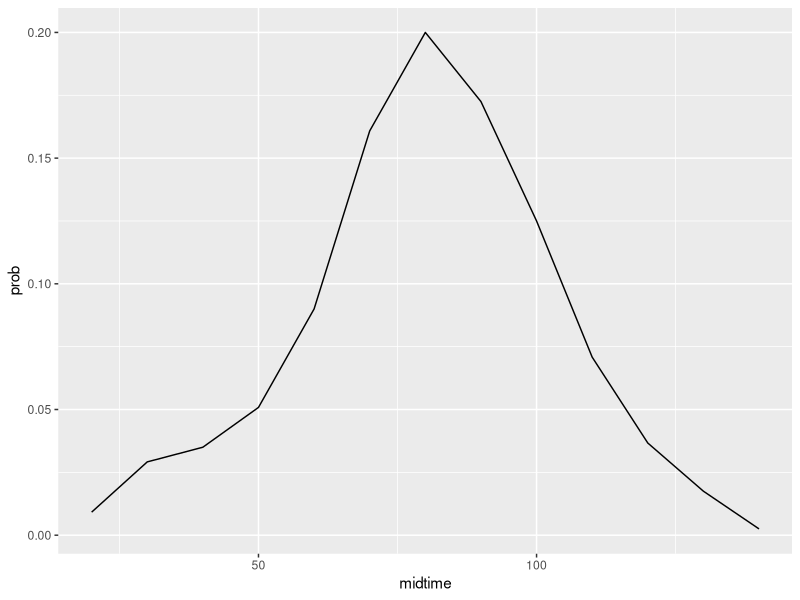
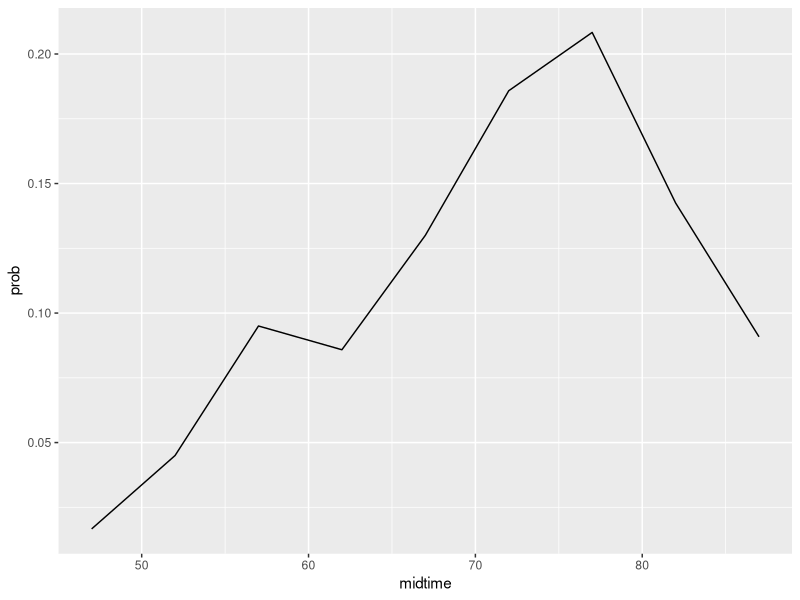
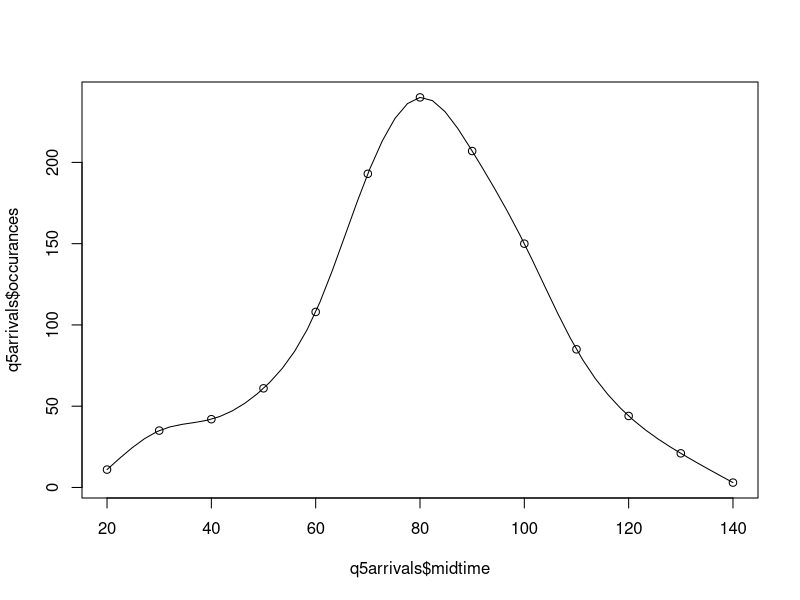
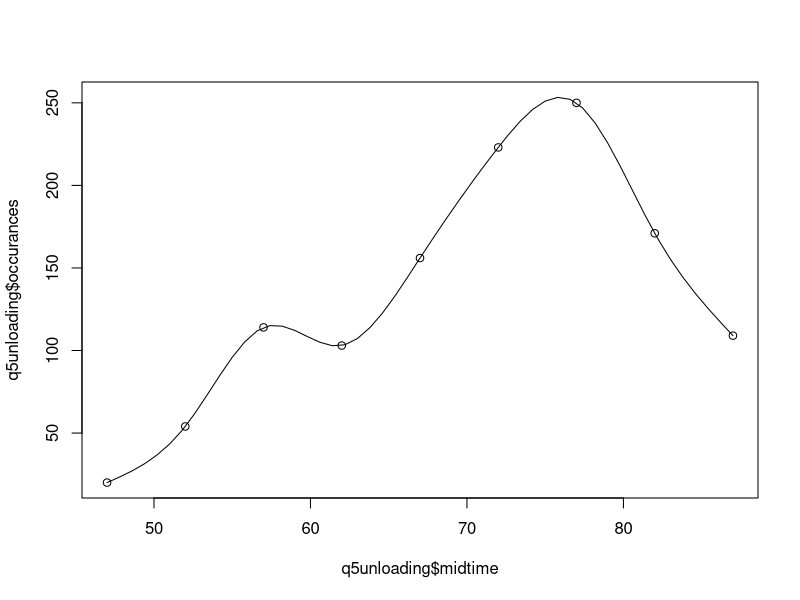

Source code (R) for these figures, in order:
## ---- chunk 1
library(ggplot2)
library(splines)
## ---- chunk 2
q1MC <- function(n){
  counter <- 0
  for(i in 1:n){
    x <- runif(1, min=0, max=1)   #random generate x
    y <- runif(1, min=0, max=1)   #random generate y
    if(x^2 + y^2 < 1){
      counter <- counter + 1
    }
  }
  counter / n * 4
}

q1table <- data.frame(n=c(seq(from = 500, to = 5000, by  = 500)))
q1table$estimatedpi <- 0

for(i in 1:10){
  q1table[i,2] <- q1MC(q1table[i,1])
}

q1table
## ---- chunk 3
q2a <- 1009
q2tablea <- data.frame(x=c(1:10))
q2tablea$x0 <- 0
q2tablea[1,2] <- q2a
for(i in 2:10){
  n <- i - 1
  j <- q2tablea[n,2]^2
  if(nchar(as.character(q2tablea[n,2]^2))<8){
    j <- paste('0', as.character(q2tablea[n,2]^2), sep="")}
  if(nchar(j)<8){
    j <- paste('0', j, sep="")}
  if(nchar(j)<8){
    j <- paste('0', j, sep="")}
  if(nchar(j)<8){
    j <- paste('0', j, sep="")}
  if(nchar(j)<8){
    j <- paste('0', j, sep="")}
  if(nchar(j)<8){
    j <- paste('0', j, sep="")}
  if(nchar(j)<8){
    j <- paste('0', j, sep="")}
  if(nchar(j)<8){
    j <- paste('0', j, sep="")}
  if(nchar(j)<8){
    j <- paste('0', j, sep="")}
  
  q2tablea[i,2] <- as.integer(substr(j, 3, 6))
}

q2tablea
## ---- chunk 4
q2b <- 653217
q2tableb <- data.frame(x=c(1:20))
q2tableb$x0 <- 0
q2tableb[1,2] <- q2b

for(i in 2:20){
  n <- i - 1
  j <- q2tableb[n,2]^2
  if(nchar(as.character(q2tableb[n,2]^2))<12){
    j <- paste('0', as.character(q2tableb[n,2]^2), sep="")}
  if(nchar(j)<12){
    j <- paste('0', j, sep="")}
  if(nchar(j)<12){
    j <- paste('0', j, sep="")}
  if(nchar(j)<12){
    j <- paste('0', j, sep="")}
  if(nchar(j)<12){
    j <- paste('0', j, sep="")}
  if(nchar(j)<12){
    j <- paste('0', j, sep="")}
  if(nchar(j)<12){
    j <- paste('0', j, sep="")}
  if(nchar(j)<12){
    j <- paste('0', j, sep="")}
  if(nchar(j)<12){
    j <- paste('0', j, sep="")}
  if(nchar(j)<12){
    j <- paste('0', j, sep="")}
  if(nchar(j)<12){
    j <- paste('0', j, sep="")}
  if(nchar(j)<12){
    j <- paste('0', j, sep="")}
  q2tableb[i,2] <- as.integer(substr(j, 3, 6))
}


q2tableb
## ---- chunk 5
q2c <- 3043
q2tablec <- data.frame(x=c(1:15))
q2tablec$x0 <- 0
q2tablec[1,2] <- q2c

for(i in 2:15){
  n <- i - 1
  j <- q2tablec[n,2]^2
  if(nchar(as.character(q2tablec[n,2]^2))<8){
    j <- paste('0', as.character(q2tablec[n,2]^2), sep="")}
  if(nchar(j)<8){
    j <- paste('0', j, sep="")}
  if(nchar(j)<8){
    j <- paste('0', j, sep="")}
  if(nchar(j)<8){
    j <- paste('0', j, sep="")}
  if(nchar(j)<8){
    j <- paste('0', j, sep="")}
  if(nchar(j)<8){
    j <- paste('0', j, sep="")}
  if(nchar(j)<8){
    j <- paste('0', j, sep="")}
  if(nchar(j)<8){
    j <- paste('0', j, sep="")}
  if(nchar(j)<8){
    j <- paste('0', j, sep="")}
  
  q2tablec[i,2] <- as.integer(substr(j, 3, 6))
}

q2tablec
## ---- chunk 6
q3 <- data.frame('Entry Name'=c('Eulers Folly', 'Leapin Leibniz', 'Newton Lobell', 'Count Cauchy', 'Pumped up Poisson', 'Loping LHopital', 'Steamin Stokes', 'Dancin Dantzig'), odds=c('7-1', '5-1', '9-1', '12-1', '4-1', '35-1', '15-1', '4-1'))
q3
## ---- chunk 7
#create cumulative sum probabilities of a win
q3$prob <-c(7/8, 5/6, 9/10, 12/13, 4/5, 35/36, 15/16, 4/5)
q3$weighted <- q3$prob / sum(q3$prob) #weighted probability of winning
q3$cumsum <- q3$weighted
for(i in 2:8){
  n <- i - 1
  q3[i, 5] <- q3[n,5]+q3[i,4]
  i <- i + 1
}
## ---- chunk 8
#monte carlo simulation
countera <- 0
counterb <- 0
counterc <- 0
counterd <- 0
countere <- 0
counterf <- 0
counterg <- 0
counterh <- 0

set.seed(123)
y <- 1
repeat{
  y <- y+1
  x <- runif(1, min=0, max=1)   #random generate x
  if(x <= q3[1,5]){
    countera <- countera + 1}
  else if(x <= q3[2,5]){
    counterb <- counterb + 1}
  else if(x <= q3[3,5]){
    counterc <- counterc + 1}
  else if(x <= q3[4,5]){
    counterd <- counterd + 1}
  else if(x <= q3[5,5]){
    countere <- countere + 1}
  else if(x <= q3[6,5]){
    counterf <- counterf + 1}
  else if(x <= q3[7,5]){
    counterg <- counterg + 1}
  else if(x <= q3[8,5]){
    counterh <- counterh + 1}
  if(y ==1000){
    break}
}

q3results <- data.frame(horse=c('a', 'b', 'c', 'd', 'e', 'f', 'g', 'h'), raceswon=c(countera, counterb, counterc, counterd, countere, counterf, counterg, counterh))
q3results
## ---- chunk 9
q4 <- data.frame(L=c(2, 3, 4, 5, 6, 7), N=c(10, 25, 30, 20, 13, 2))
q4

## ---- chunk 10
#create cumulative sum probabilities of a win
q4$prob <- q4$N/sum(q4$N)
q4$cumsum <- q4$prob
for(i in 2:6){
  n <- i - 1
  q4[i, 4] <- q4[n,4]+q4[i,3]
  i <- i + 1
}
q4
## ---- chunk 11
#monte carlo simulation
countera <- 0
counterb <- 0
counterc <- 0
counterd <- 0
countere <- 0
counterf <- 0

set.seed(123)
y <- 1
repeat{
  y <- y+1
  x <- runif(1, min=0, max=1)   #random generate x
  if(x <= q4[1,4]){
    countera <- countera + 1}
  else if(x <= q4[2,4]){
    counterb <- counterb + 1}
  else if(x <= q4[3,4]){
    counterc <- counterc + 1}
  else if(x <= q4[4,4]){
    counterd <- counterd + 1}
  else if(x <= q4[5,4]){
    countere <- countere + 1}
  else if(x <= q4[6,4]){
    counterf <- counterf + 1}
  if(y ==1000){
    break}
}

q4results <- data.frame(LagTime=c(2:7), occurances=c(countera, counterb, counterc, counterd, countere, counterf))
q4results
## ---- chunk 12
q5arrivals <- data.frame('time between arrivals'=c('15-24', '25-34', '35-44', '46-54', '55-64', '65-74', '75-84', '85-94', '95-104', '105-114', '115-124', '125-134', '135-145'), midtime=c(20, 30, 40, 50, 60, 70, 80, 90, 100, 110, 120, 130, 140), occurances=c(11, 35, 42, 61, 108, 193, 240, 207, 150, 85, 44, 21, 3))
q5arrivals$prob <- q5arrivals$occurances / sum(q5arrivals$occurances)
q5arrivals$cumsum <- q5arrivals$prob
for(i in 2:length(q5arrivals$prob)){
  n <- i - 1
  q5arrivals[i, 5] <- q5arrivals[n,5]+q5arrivals[i,4]
  i <- i + 1
}
q5arrivals
ggplot(q5arrivals, aes(x=midtime, y=prob)) + geom_line()
## ---- chunk 13
q5unloading <- data.frame('unloading time'=c('45-49', '50-54', '55-59', '60-64', '65-69', '70-74', '75-79', '80-84', '85-90'), midtime=c(47, 52, 57, 62, 67, 72, 77, 82, 87), occurances=c(20, 54, 114, 103, 156, 223, 250, 171, 109))
q5unloading$prob <- q5unloading$occurances / sum(q5unloading$occurances)
q5unloading$cumsum <- q5unloading$prob
for(i in 2:length(q5unloading$prob)){
  n <- i - 1
  q5unloading[i, 5] <- q5unloading[n,5]+q5unloading[i,4]
  i <- i + 1
}
q5unloading
ggplot(q5unloading, aes(x=midtime, y=prob)) + geom_line()
## ---- chunk 14
q5arrspl <- smooth.spline(x=q5arrivals$occurances, y=q5arrivals$midtime, w=q5arrivals$prob)

q5arrivals$spline <- paste0(as.character(round(q5arrspl$y)), "+", as.character(q5arrspl$w), "* x")
q5arrivals
## ---- chunk 15
q5unlspl <- smooth.spline(x=q5unloading$occurances, y=q5unloading$midtime, w=q5unloading$prob)

q5unloading$spline <- paste0(as.character(round(q5unlspl$y)), "+", as.character(q5unlspl$w), "* x")
q5unloading
## ---- chunk 16
q5arrspl <- interpSpline(q5arrivals$midtime, q5arrivals$occurances)
q5arrspl

plot(q5arrspl)
points(q5arrivals$midtime, q5arrivals$occurances)
## ---- chunk 17
q5unlspl <- interpSpline(q5unloading$midtime, q5unloading$occurances)
q5unlspl

plot(q5unlspl)
points(q5unloading$midtime, q5unloading$occurances)
